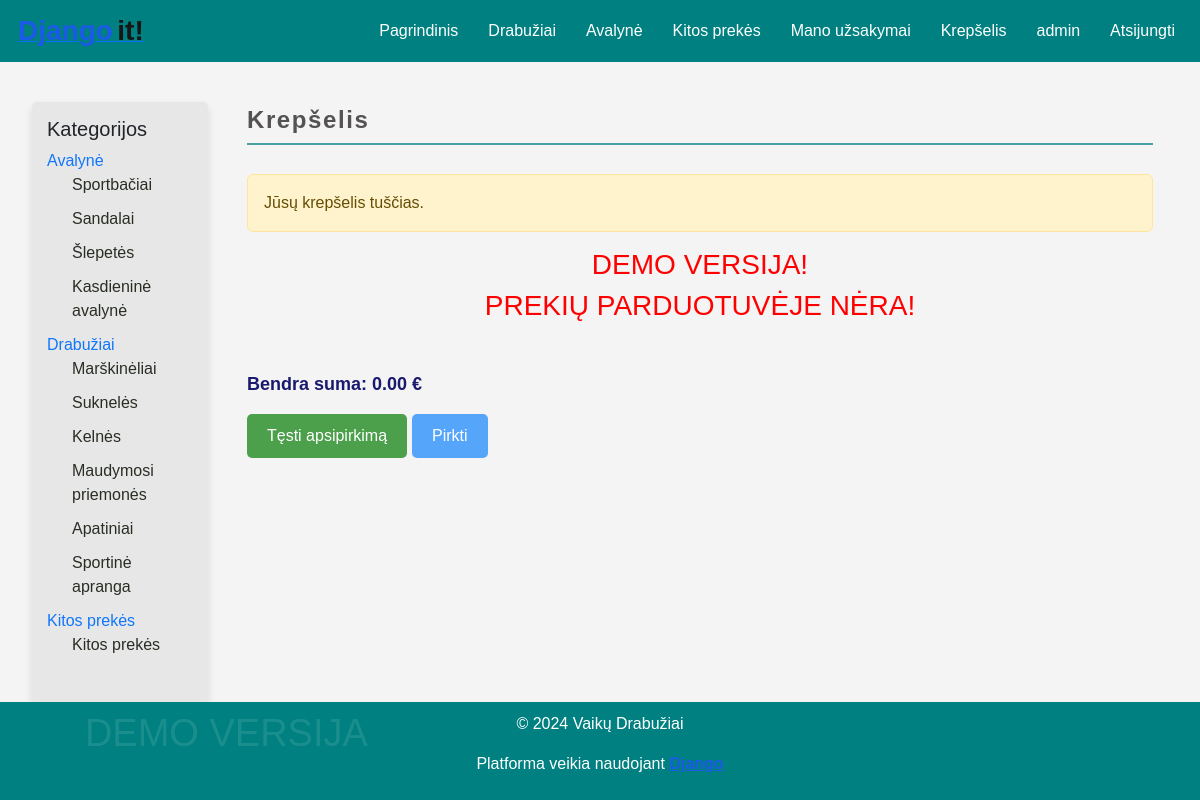
Page /orders/cart/ (signed in) on the committed database.
### store/models.py (models this page shows, shortened)
class Category(models.Model):
    name = models.CharField(max_length=100, verbose_name='Pavadinimas', unique=True)
    class Meta:
        verbose_name = 'Kategorija'
        verbose_name_plural = 'Kategorijos'

class Subcategory(models.Model):
    name = models.CharField(max_length=100, verbose_name='Pavadinimas', unique=True)
    category = models.ForeignKey(Category, on_delete=models.CASCADE, verbose_name='Kategorija')
    class Meta:
        verbose_name = 'Subkategorija'
        verbose_name_plural = 'Subkategorijos'

### orders/views.py (the view)
# urls.py: path('cart/', views.view_cart, name='view_cart'),
@login_required
def view_cart(request):
    cart_items = CartItem.objects.filter(user=request.user)
    valid_cart_items = [item for item in cart_items if item.product is not None]
    invalid_items = [item for item in cart_items if item.product is None]
    if invalid_items:
        for item in invalid_items:
            item.delete()
        messages.warning(request, 'Krepšelyje buvo elementų su netinkamais produktais, kurie buvo pašalinti.')
    total_price = sum(item.product.price * item.quantity for item in valid_cart_items)
    return render(request, 'orders/cart.html', {'cart_items': valid_cart_items, 'total_price': total_price})

### orders/templatetags/cart_tags.py (called while the page is built)
@register.filter
def get_total_cart_price(cart_items):
    total = sum(item.product.price * item.quantity for item in cart_items)
    return f"{total:.2f}"

### store/context_processors.py (called while the page is built)
def categories(request):
    return {
        'categories': Category.objects.prefetch_related('subcategory_set').all()
    }

### orders/templates/orders/cart.html (shortened to what this page needs)
{% extends "base.html" %}
{% load static %}
{% load cart_tags %}
{% block content %}
<div class="container my-4">
    <h2 class="mb-4 product-title">Krepšelis</h2>
    <div class="row">
        {% for item in cart_items %}
        <div class="col-12 mb-4">
            <div class="card shadow-sm">
                <div class="row g-0">
                    <div class="col-md-4">
                        {% if item.product.image %}
                        <img src="{{ item.product.image.url }}" class="img-fluid rounded-start" alt="{{ item.product.name }}" style="width: 130px; height: auto; margin-bottom: 20px;">
                        {% else %}
                        <img src="{% static 'image/placeholder.png' %}" class="img-fluid rounded-start" alt="No image available" style="width: 130px; height: auto; margin-bottom: 20px;">
                        {% endif %}
                    </div>
                    <div class="col-md-8">
                        <div class="card-body">
                            <h6 class="card-title">
                                <a href="{% if item.product.get_product_type == 'Clothing' %}{% url 'store:clothing_detail' item.product.pk %}{% elif item.product.get_product_type == 'Footwear' %}{% url 'store:footwear_detail' item.product.pk %}{% else %}{% url 'store:otherproduct_detail' item.product.pk %}{% endif %}">
                                    {{ item.product.name }}
                                </a>
                            </h6>
                            {% if item.size %}
                            <p class="card-text">Dydis: {{ item.size.size }}</p>
                            {% endif %}
                            <p class="card-text">Kiekis: {{ item.quantity }} vnt.</p>
                            <p class="card-text">Kaina: {{ item.product.price }} €</p>
                            <a href="{% url 'orders:remove_from_cart' item.id %}" class="remove-button">Pašalinti</a>
                        </div>
                    </div>
                </div>
            </div>
        </div>
        {% empty %}
        <div class="col-12">
            <p class="alert alert-warning">Jūsų krepšelis tuščias.</p>
        </div>
        {% endfor %}
    </div>
    <h3 class="text-center demo-warning" style="color: red;">DEMO VERSIJA!</h3>
    <h3 class="text-center demo-warning" style="color: red;">PREKIŲ PARDUOTUVĖJE NĖRA!</h3>
    <div class="row">
        <div class="col-12 continue-shopping">
            <p class="total-price font-weight-bold">Bendra suma: {{ cart_items|get_total_cart_price }} €</p>
            <a href="{% url 'store:clothing_list' %}" class="btn btn-secondary custom-btn">Tęsti apsipirkimą</a>
            <a href="{% url 'orders:order_create' %}" class="btn btn-primary">Pirkti</a>
        </div>
    </div>
</div>
{% endblock %}

### system/templates/base.html (shortened to what this page needs)
<!DOCTYPE html>
<html lang="lt">
<head>
    <link href="https://cdn.jsdelivr.net/npm/bootstrap@5.3.3/dist/css/bootstrap.min.css" rel="stylesheet"
>
    {% load static %}
    <link href="{% static 'css/base.css' %}" rel="stylesheet">
    <link href="{% static 'css/products.css' %}" rel="stylesheet">
    <link href="{% static 'css/forms.css' %}" rel="stylesheet">
    <link href="{% static 'css/buttons.css' %}" rel="stylesheet">
    <link href="{% static 'css/reviews.css' %}" rel="stylesheet">
</head>
<body>
<header>
    <div class="header-container">
        <div class="logo">
            <a href="{% url 'store:home' %}">
                <span class="custom-text-1 fs-3 ms-2 fw-bolder">Django</span>
                <span class="custom-text-2 fw-bold fs-3">it!</span>
            </a>
        </div>
        <nav>
            <ul class="nav-links">
                <li><a href="{% url 'store:home' %}">Pagrindinis</a></li>
                <li><a href="{% url 'store:clothing_list' %}">Drabužiai</a></li>
                <li><a href="{% url 'store:footwear_list' %}">Avalynė</a></li>
                <li><a href="{% url 'store:otherproduct_list' %}">Kitos prekės</a></li>
                <li><a href="{% url 'orders:order_list' %}">Mano užsakymai</a></li>
                <li><a href="{% url 'orders:view_cart' %}">Krepšelis</a></li>
                {% if user.is_authenticated %}
                    <li><a href="{% url 'users:profile_detail' user.profile.pk %}">{{ user.username }}</a></li>
                    <li>
                        <form method="post" action="{% url 'users:logout' %}" style="display:inline;">
                            <button type="submit"
                                    style="background:none; border:none; color:inherit; cursor:pointer; padding:0; font: inherit;">
                                Atsijungti
                            </button>
                        </form>
                    </li>
                {% else %}
                    <li><a href="{% url 'users:login' %}">Prisijungti</a></li>
                    <li><a href="{% url 'users:register' %}">Registruotis</a></li>
                {% endif %}
            </ul>
        </nav>
    </div>
</header>
<main>
    <div class="container-fluid">
        <div class="row">
            <aside class="col-md-3">
                <div class="sidebar">
                    <h5>Kategorijos</h5>
                    <ul class="sidebar-links">
                        {% for category in categories %}
                            <li>
                                <a href="#">{{ category.name }}</a>
                                <ul class="sidebar-sub-links">
                                    {% for subcategory in category.subcategory_set.all %}
                                        <li>
                                            <a href="{% url 'store:products_by_subcategory' subcategory.id %}">{{ subcategory.name }}</a>
                                        </li>
                                    {% endfor %}
                                </ul>
                            </li>
                        {% endfor %}
                    </ul>
                </div>
            </aside>
            <section class="col-md-9">
                {% block content %}
                {% endblock %}
            </section>
        </div>
    </div>
</main>
<footer>
    <p>&copy; 2024 Vaikų Drabužiai</p>
    <p class="demo-version">DEMO VERSIJA</p>
     <p class="text-center mt-2">
        Platforma veikia naudojant <a class="fw-bold custom-text-1" href="https://www.djangoproject.com/"
                                      target="_blank">Django</a>
    </p>
</footer>
</body>
</html>

### static/css/base.css (style rules this page uses)
body { display: flex; flex-direction: column; min-height: 100vh; font-family: Arial, sans-serif; margin: 0; padding: 0; background-color: #f4f4f4; }
header { text-align: center; background-color: rgb(0, 128, 128); color: white; padding: 10px; }
.header-container { display: flex; justify-content: space-between; align-items: center; }
header nav ul { list-style-type: none; padding: 0; margin: 0; display: flex; justify-content: center; }
header nav ul li { margin: 0 15px; }
header nav ul li a { color: white; text-decoration: none; }
main { flex: 1 0 auto; padding: 20px; }
aside { flex: 0 0 200px !important; }
section { flex: 1 !important; }
footer { flex-shrink: 0; background-color: rgb(0, 128, 128); color: white; padding: 10px 0; text-align: center; position: relative; bottom: 0; width: 100%; }
footer .demo-version { position: absolute; opacity: 0.1; font-size: 38px; margin-top: 10px; pointer-events: none; z-index: 1; transform: translate(30%, -100%); }
.alert { margin-top: 5px; }
.sidebar { background-color: rgb(220, 220, 220, 0.5); padding: 15px; box-shadow: 0 4px 8px rgba(0, 0, 0, 0.1); border-radius: 5px; height: 100%; margin-top: 20px; width: 100%; }
.sidebar-links { list-style: none; padding: 0; margin: 0; }
.sidebar-links li { margin-bottom: 10px; }
.sidebar-links a { color: rgb(16, 118, 252); text-decoration: none; transition: color 0.3s ease; }
.sidebar-sub-links { list-style: none; padding-left: 25px; }
.sidebar-sub-links li { margin-bottom: 10px; }
.sidebar-sub-links a { color: #292e25; }
.custom-text-1 { color: #1a5ae6; }
.custom-text-2 { color: #171616; }
.fs-3 { font-size: 1.75rem; }
.ms-2 { margin-left: 0.5rem; }
.fw-bolder { font-weight: bolder; }
.fw-bold { font-weight: bold; }

### static/css/products.css (style rules this page uses)
.product-title { font-size: 1.5rem; font-weight: bold; color: rgba(45, 41, 41, 0.8); text-align: left; margin-bottom: 1rem; letter-spacing: 0.1rem; border-bottom: 2px solid rgba(0, 128, 128, 0.7); padding-bottom: 0.5rem; }
.total-price { margin-top: 20px; font-size: 18px; font-weight: bold; text-align: left; }

### static/css/forms.css (style rules this page uses)
.demo-warning { color: red; }
.container { max-width: 1200px; margin: 0 auto; padding: 0 15px; }
.continue-shopping { display: inline-block; margin-top: 20px; text-align: left; font-size: 18px; color: rgb(25, 25, 112); text-decoration: none; transition: color 0.3s; }

### static/css/buttons.css (style rules this page uses)
.btn-primary { background-color: rgba(0, 123, 255, 0.65); border: none; padding: 10px 20px; font-size: 16px; border-radius: 5px; color: #fff; cursor: pointer; transition: background-color 0.3s ease; }
.custom-btn { background-color: rgb(34, 139, 34, 0.8); color: white; border: none; padding: 10px 20px; border-radius: 5px; }

### rows in the picture
Category: name "Avalynė"
Subcategory: name "Sportbačiai"
Subcategory: name "Sandalai"
Subcategory: name "Šlepetės"
Subcategory: name "Kasdieninė avalynė"
Category: name "Drabužiai"
Subcategory: name "Marškinėliai"
Subcategory: name "Suknelės"
Subcategory: name "Kelnės"
Subcategory: name "Maudymosi priemonės"
Subcategory: name "Apatiniai"
Subcategory: name "Sportinė apranga"
Category: name "Kitos prekės"
Subcategory: name "Kitos prekės"

### other values in the picture
{{ user.username }} "admin"
{{ cart_items|get_total_cart_price }} "0.00"
